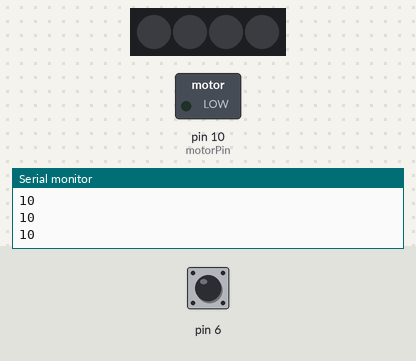
Simulated run of this sketch. Board: Arduino Uno, built with avr-gcc and run on an emulated ATmega328P. Parts: 4 RGB LEDs in strip order, left to right, switched loads named in the sketch (green lamp = pin HIGH), the last lines printed to the serial monitor. The inputs (shaded band) are chosen by the test bench; at power-on: pin 6 HIGH.

Above: at 1.0 s.
1.3 s: pin 6 pulled LOW for 1 s
At 2.05 s:
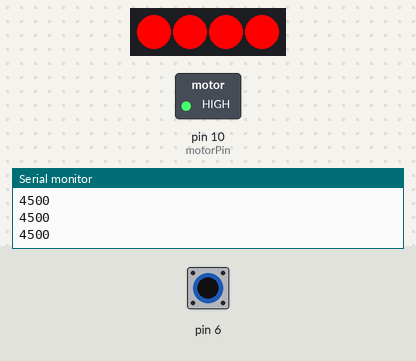
At 3.07 s:
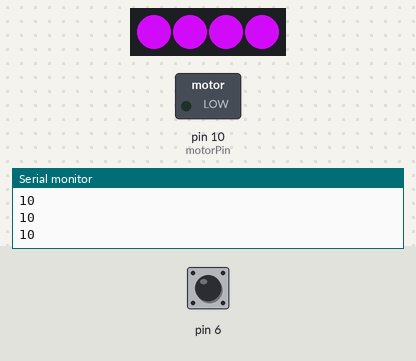
4.3 s: pin 6 pulled LOW for 3.2 s
At 7.68 s:
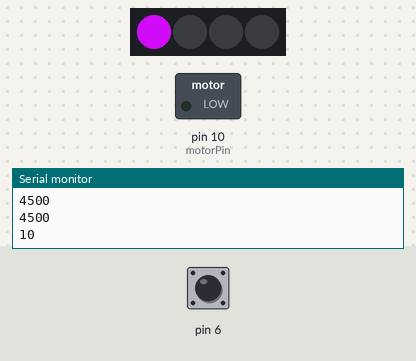
Timing chart, 0 to 15.0 s (numbered marks = the images above; inputs shaded):
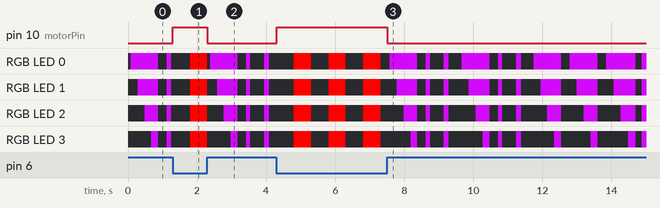

The sketch:

dangerous_coke.ino
```cpp
/* Drink Me
 *  by Jiuxin Zhu and Edanur Kuntman, Oct 19, 2018
 */

#include <CapacitiveSensor.h>
#include <Adafruit_NeoPixel.h>

CapacitiveSensor cs = CapacitiveSensor(9,6); // 10M resistor between pins 9 & 6, pin 6 is sensor pin, add a wire and or foil if desired

// set neopixels
#define PIN 12
#define NUMPIXELS 4
Adafruit_NeoPixel pixels = Adafruit_NeoPixel(NUMPIXELS, PIN, NEO_GRB + NEO_KHZ800);

const int motorPin = 10;

unsigned long next_print = 0; // timer for printing sensor values to Serial
unsigned long next_switch = 0; // timer for blinking red lights

int state = 0; // 0: normal state; 1: reaching state; 2: contact state
int old_state = 0;

bool is_on = false; // flag for blinking neopixels

unsigned long show_start = 0;

void setup()
{
  Serial.begin(9600);
  pinMode(motorPin, OUTPUT);
  pixels.begin();
  for (int i = 0; i < 4; i = i + 1) {
    pixels.setPixelColor(i, pixels.Color(0, 0, 0));
  }
  pixels.show();
}

void loop()
{
  // read and print sensor value
  long sensor_value = cs.capacitiveSensor(30);
  if (millis() > next_print) {
    Serial.println(sensor_value); // print sensor output
    next_print = millis() + 200; // print sensor value every 200 ms
  }

  if (sensor_value < 300) { // 300: threshold when player is reaching the Coke
    state = 0;
  } else if (sensor_value < 1000) { // 1000: threshold when player touchs the Coke
    state = 1;
  } else {
    state = 2;
  }

  // neopixels
  if (state == 1) {
    // neopixels turn red when player is close to the Coke
    for (int i = 0; i < 4; i = i + 1) {
      pixels.setPixelColor(i, pixels.Color(255, 0, 0));
    }
    pixels.show();
  } else if (state == 2 && old_state != 2) {
    // neopixels turn red and blink when player holds the Coke
    // 1. turn off neopixels
    // 2. set neopixels' flag
    // 3. set next switch time
    for (int i = 0; i < 4; i = i + 1) {
      pixels.setPixelColor(i, pixels.Color(0, 0, 0));
    }
    pixels.show();
    is_on = false;
    next_switch = millis() + 500;
  } else if (state == 2 && old_state == 2) {
    if (millis() > next_switch) {
      if (!is_on) {
        // turn neopixels on
        for (int i = 0; i < 4; i = i + 1) {
          pixels.setPixelColor(i, pixels.Color(255, 0, 0));
        }
        pixels.show();
        is_on = true;
        next_switch = millis() + 500;
      } else {
        // turn neopixels off
        for (int i = 0; i < 4; i = i + 1) {
          pixels.setPixelColor(i, pixels.Color(0, 0, 0));
        }
        pixels.show();
        is_on = false;
        next_switch = millis() + 500;
      }
    }
  } else {
    // neopixel show
    if (old_state != 0) {
      show_start = millis();
    }
    neopixel_show();
//    for (int i = 0; i < 4; i = i + 1) {
//      pixels.setPixelColor(i, pixels.Color(0, 0, 0));
//    }
//    pixels.show();
  }

  // motor vibrates when player holds the Coke, and the speed increase when player is reaching the Coke
  if (state == 2) {
    analogWrite(motorPin, 255);
  } else if (state == 1) {
    analogWrite(motorPin, map(sensor_value, 300, 1000, 0, 255));
  } else {
    analogWrite(motorPin, 0);
  }

  old_state = state;

  // music pauses when player is close to the Coke
  // play warning sound when player holds the Coke
}

void neopixel_show() {
    unsigned long frame = (millis() - show_start) % 8304;
    if (frame < 80) {
      pixels.setPixelColor(0, pixels.Color(0, 0, 0));
      pixels.setPixelColor(1, pixels.Color(0, 0, 0));
      pixels.setPixelColor(2, pixels.Color(0, 0, 0));
      pixels.setPixelColor(3, pixels.Color(0, 0, 0));
    } else if (frame < 279) {
      pixels.setPixelColor(0, pixels.Color(198, 10, 236)); // purple
      pixels.setPixelColor(1, pixels.Color(0, 0, 0));
      pixels.setPixelColor(2, pixels.Color(0, 0, 0));
      pixels.setPixelColor(3, pixels.Color(0, 0, 0));
    } else if (frame < 478) {
      pixels.setPixelColor(0, pixels.Color(198, 10, 236)); // purple
      pixels.setPixelColor(1, pixels.Color(198, 10, 236));
      pixels.setPixelColor(2, pixels.Color(0, 0, 0));
      pixels.setPixelColor(3, pixels.Color(0, 0, 0));
    } else if (frame < 677) {
      pixels.setPixelColor(0, pixels.Color(198, 10, 236)); // purple
      pixels.setPixelColor(1, pixels.Color(198, 10, 236));
      pixels.setPixelColor(2, pixels.Color(198, 10, 236));
      pixels.setPixelColor(3, pixels.Color(0, 0, 0));
    } else if (frame < 876) {
      pixels.setPixelColor(0, pixels.Color(198, 10, 236)); // purple
      pixels.setPixelColor(1, pixels.Color(198, 10, 236));
      pixels.setPixelColor(2, pixels.Color(198, 10, 236));
      pixels.setPixelColor(3, pixels.Color(198, 10, 236));
    } else if (frame < 1118) {
      pixels.setPixelColor(0, pixels.Color(0, 0, 0));
      pixels.setPixelColor(1, pixels.Color(0, 0, 0));
      pixels.setPixelColor(2, pixels.Color(0, 0, 0));
      pixels.setPixelColor(3, pixels.Color(0, 0, 0));
    } else if (frame < 1245) {
      pixels.setPixelColor(0, pixels.Color(198, 10, 236)); // purple
      pixels.setPixelColor(1, pixels.Color(198, 10, 236));
      pixels.setPixelColor(2, pixels.Color(198, 10, 236));
      pixels.setPixelColor(3, pixels.Color(198, 10, 236));
    } else if (frame < 1637) {
      pixels.setPixelColor(0, pixels.Color(0, 0, 0));
      pixels.setPixelColor(1, pixels.Color(0, 0, 0));
      pixels.setPixelColor(2, pixels.Color(0, 0, 0));
      pixels.setPixelColor(3, pixels.Color(0, 0, 0));
    } else if (frame < 1787) {
      pixels.setPixelColor(0, pixels.Color(198, 10, 236)); // purple
      pixels.setPixelColor(1, pixels.Color(198, 10, 236));
      pixels.setPixelColor(2, pixels.Color(198, 10, 236));
      pixels.setPixelColor(3, pixels.Color(198, 10, 236));
    } else if (frame < 2156) {
      pixels.setPixelColor(0, pixels.Color(0, 0, 0));
      pixels.setPixelColor(1, pixels.Color(0, 0, 0));
      pixels.setPixelColor(2, pixels.Color(0, 0, 0));
      pixels.setPixelColor(3, pixels.Color(0, 0, 0));
    } else if (frame < 2361) {
      pixels.setPixelColor(0, pixels.Color(198, 10, 236)); // purple
      pixels.setPixelColor(1, pixels.Color(0, 0, 0));
      pixels.setPixelColor(2, pixels.Color(0, 0, 0));
      pixels.setPixelColor(3, pixels.Color(0, 0, 0));
    } else if (frame < 2566) {
      pixels.setPixelColor(0, pixels.Color(198, 10, 236)); // purple
      pixels.setPixelColor(1, pixels.Color(198, 10, 236));
      pixels.setPixelColor(2, pixels.Color(0, 0, 0));
      pixels.setPixelColor(3, pixels.Color(0, 0, 0));
    } else if (frame < 2771) {
      pixels.setPixelColor(0, pixels.Color(198, 10, 236)); // purple
      pixels.setPixelColor(1, pixels.Color(198, 10, 236));
      pixels.setPixelColor(2, pixels.Color(198, 10, 236));
      pixels.setPixelColor(3, pixels.Color(0, 0, 0));
    } else if (frame < 2976) {
      pixels.setPixelColor(0, pixels.Color(198, 10, 236)); // purple
      pixels.setPixelColor(1, pixels.Color(198, 10, 236));
      pixels.setPixelColor(2, pixels.Color(198, 10, 236));
      pixels.setPixelColor(3, pixels.Color(198, 10, 236));
    } else if (frame < 3218) {
      pixels.setPixelColor(0, pixels.Color(0, 0, 0));
      pixels.setPixelColor(1, pixels.Color(0, 0, 0));
      pixels.setPixelColor(2, pixels.Color(0, 0, 0));
      pixels.setPixelColor(3, pixels.Color(0, 0, 0));
    } else if (frame < 3333) {
      pixels.setPixelColor(0, pixels.Color(198, 10, 236)); // purple
      pixels.setPixelColor(1, pixels.Color(198, 10, 236));
      pixels.setPixelColor(2, pixels.Color(198, 10, 236));
      pixels.setPixelColor(3, pixels.Color(198, 10, 236));
    } else if (frame < 3737) {
      pixels.setPixelColor(0, pixels.Color(0, 0, 0));
      pixels.setPixelColor(1, pixels.Color(0, 0, 0));
      pixels.setPixelColor(2, pixels.Color(0, 0, 0));
      pixels.setPixelColor(3, pixels.Color(0, 0, 0));
    } else if (frame < 3887) {
      pixels.setPixelColor(0, pixels.Color(198, 10, 236)); // purple
      pixels.setPixelColor(1, pixels.Color(198, 10, 236));
      pixels.setPixelColor(2, pixels.Color(198, 10, 236));
      pixels.setPixelColor(3, pixels.Color(198, 10, 236));
    } else if (frame < 4244) {
      pixels.setPixelColor(0, pixels.Color(0, 0, 0));
      pixels.setPixelColor(1, pixels.Color(0, 0, 0));
      pixels.setPixelColor(2, pixels.Color(0, 0, 0));
      pixels.setPixelColor(3, pixels.Color(0, 0, 0));
    } else if (frame < 4444) {
      pixels.setPixelColor(0, pixels.Color(198, 10, 236)); // purple
      pixels.setPixelColor(1, pixels.Color(0, 0, 0));
      pixels.setPixelColor(2, pixels.Color(0, 0, 0));
      pixels.setPixelColor(3, pixels.Color(0, 0, 0));
    } else if (frame < 4644) {
      pixels.setPixelColor(0, pixels.Color(198, 10, 236)); // purple
      pixels.setPixelColor(1, pixels.Color(198, 10, 236));
      pixels.setPixelColor(2, pixels.Color(0, 0, 0));
      pixels.setPixelColor(3, pixels.Color(0, 0, 0));
    } else if (frame < 4844) {
      pixels.setPixelColor(0, pixels.Color(198, 10, 236)); // purple
      pixels.setPixelColor(1, pixels.Color(198, 10, 236));
      pixels.setPixelColor(2, pixels.Color(198, 10, 236));
      pixels.setPixelColor(3, pixels.Color(0, 0, 0));
    } else if (frame < 5044) {
      pixels.setPixelColor(0, pixels.Color(198, 10, 236)); // purple
      pixels.setPixelColor(1, pixels.Color(198, 10, 236));
      pixels.setPixelColor(2, pixels.Color(198, 10, 236));
      pixels.setPixelColor(3, pixels.Color(198, 10, 236));
    } else if (frame < 5282) {
      pixels.setPixelColor(0, pixels.Color(0, 0, 0));
      pixels.setPixelColor(1, pixels.Color(0, 0, 0));
      pixels.setPixelColor(2, pixels.Color(0, 0, 0));
      pixels.setPixelColor(3, pixels.Color(0, 0, 0));
    } else if (frame < 5487) {
      pixels.setPixelColor(0, pixels.Color(198, 10, 236)); // purple
      pixels.setPixelColor(1, pixels.Color(0, 0, 0));
      pixels.setPixelColor(2, pixels.Color(0, 0, 0));
      pixels.setPixelColor(3, pixels.Color(0, 0, 0));
    } else if (frame < 5692) {
      pixels.setPixelColor(0, pixels.Color(198, 10, 236)); // purple
      pixels.setPixelColor(1, pixels.Color(198, 10, 236));
      pixels.setPixelColor(2, pixels.Color(0, 0, 0));
      pixels.setPixelColor(3, pixels.Color(0, 0, 0));
    } else if (frame < 5897) {
      pixels.setPixelColor(0, pixels.Color(198, 10, 236)); // purple
      pixels.setPixelColor(1, pixels.Color(198, 10, 236));
      pixels.setPixelColor(2, pixels.Color(198, 10, 236));
      pixels.setPixelColor(3, pixels.Color(0, 0, 0));
    } else if (frame < 6102) {
      pixels.setPixelColor(0, pixels.Color(198, 10, 236)); // purple
      pixels.setPixelColor(1, pixels.Color(198, 10, 236));
      pixels.setPixelColor(2, pixels.Color(198, 10, 236));
      pixels.setPixelColor(3, pixels.Color(198, 10, 236));
    } else if (frame < 6344) {
      pixels.setPixelColor(0, pixels.Color(0, 0, 0));
      pixels.setPixelColor(1, pixels.Color(0, 0, 0));
      pixels.setPixelColor(2, pixels.Color(0, 0, 0));
      pixels.setPixelColor(3, pixels.Color(0, 0, 0));
    } else if (frame < 6557) {
      pixels.setPixelColor(0, pixels.Color(198, 10, 236)); // purple
      pixels.setPixelColor(1, pixels.Color(0, 0, 0));
      pixels.setPixelColor(2, pixels.Color(0, 0, 0));
      pixels.setPixelColor(3, pixels.Color(0, 0, 0));
    } else if (frame < 6770) {
      pixels.setPixelColor(0, pixels.Color(198, 10, 236)); // purple
      pixels.setPixelColor(1, pixels.Color(198, 10, 236));
      pixels.setPixelColor(2, pixels.Color(0, 0, 0));
      pixels.setPixelColor(3, pixels.Color(0, 0, 0));
    } else if (frame < 6983) {
      pixels.setPixelColor(0, pixels.Color(198, 10, 236)); // purple
      pixels.setPixelColor(1, pixels.Color(198, 10, 236));
      pixels.setPixelColor(2, pixels.Color(198, 10, 236));
      pixels.setPixelColor(3, pixels.Color(0, 0, 0));
    } else if (frame < 7196) {
      pixels.setPixelColor(0, pixels.Color(198, 10, 236)); // purple
      pixels.setPixelColor(1, pixels.Color(198, 10, 236));
      pixels.setPixelColor(2, pixels.Color(198, 10, 236));
      pixels.setPixelColor(3, pixels.Color(198, 10, 236));
    } else if (frame < 7370) {
      pixels.setPixelColor(0, pixels.Color(0, 0, 0));
      pixels.setPixelColor(1, pixels.Color(0, 0, 0));
      pixels.setPixelColor(2, pixels.Color(0, 0, 0));
      pixels.setPixelColor(3, pixels.Color(0, 0, 0));
    } else if (frame < 7555) {
      pixels.setPixelColor(0, pixels.Color(198, 10, 236)); // purple
      pixels.setPixelColor(1, pixels.Color(198, 10, 236));
      pixels.setPixelColor(2, pixels.Color(198, 10, 236));
      pixels.setPixelColor(3, pixels.Color(198, 10, 236));
    } else if (frame < 7901) {
      pixels.setPixelColor(0, pixels.Color(0, 0, 0));
      pixels.setPixelColor(1, pixels.Color(0, 0, 0));
      pixels.setPixelColor(2, pixels.Color(0, 0, 0));
      pixels.setPixelColor(3, pixels.Color(0, 0, 0));
    } else if (frame < 8039) {
      pixels.setPixelColor(0, pixels.Color(198, 10, 236)); // purple
      pixels.setPixelColor(1, pixels.Color(198, 10, 236));
      pixels.setPixelColor(2, pixels.Color(198, 10, 236));
      pixels.setPixelColor(3, pixels.Color(198, 10, 236));
    } else if (frame < 8304) {
      pixels.setPixelColor(0, pixels.Color(0, 0, 0));
      pixels.setPixelColor(1, pixels.Color(0, 0, 0));
      pixels.setPixelColor(2, pixels.Color(0, 0, 0));
      pixels.setPixelColor(3, pixels.Color(0, 0, 0));
    }
    pixels.show();
}
```

Measured:
- after the input at 1.3 s, pin 10 (motorPin): LOW → HIGH at once, → LOW 1.0 s later
- after the input at 4.3 s, pin 10 (motorPin): LOW → HIGH at once, → LOW 3.2 s later
